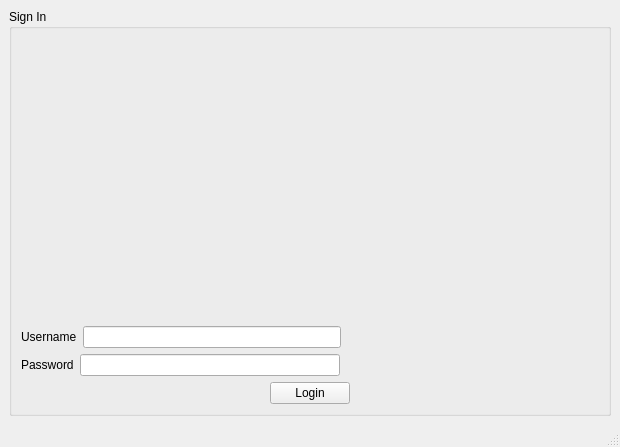
<?xml version="1.0" encoding="UTF-8"?>
<ui version="4.0">
 <class>Login</class>
 <widget class="QMainWindow" name="Login">
  <property name="geometry">
   <rect>
    <x>0</x>
    <y>0</y>
    <width>620</width>
    <height>390</height>
   </rect>
  </property>
  <property name="windowTitle">
   <string>Login</string>
  </property>
  <widget class="QWidget" name="centralwidget">
   <layout class="QHBoxLayout" name="horizontalLayout_4">
    <item>
     <widget class="QGroupBox" name="groupBox">
      <property name="enabled">
       <bool>true</bool>
      </property>
      <property name="title">
       <string>Sign In</string>
      </property>
      <layout class="QVBoxLayout" name="verticalLayout_2">
       <item>
        <widget class="QLabel" name="label_picture">
         <property name="minimumSize">
          <size>
           <width>402</width>
           <height>282</height>
          </size>
         </property>
         <property name="text">
          <string/>
         </property>
        </widget>
       </item>
       <item>
        <spacer name="verticalSpacer_2">
         <property name="orientation">
          <enum>Qt::Vertical</enum>
         </property>
         <property name="sizeHint" stdset="0">
          <size>
           <width>20</width>
           <height>40</height>
          </size>
         </property>
        </spacer>
       </item>
       <item>
        <layout class="QVBoxLayout" name="verticalLayout">
         <item>
          <layout class="QHBoxLayout" name="horizontalLayout">
           <item>
            <widget class="QLabel" name="label_username">
             <property name="text">
              <string>Username</string>
             </property>
            </widget>
           </item>
           <item>
            <widget class="QLineEdit" name="lineEdit_username"/>
           </item>
           <item>
            <spacer name="horizontalSpacer_2">
             <property name="orientation">
              <enum>Qt::Horizontal</enum>
             </property>
             <property name="sizeHint" stdset="0">
              <size>
               <width>40</width>
               <height>20</height>
              </size>
             </property>
            </spacer>
           </item>
          </layout>
         </item>
         <item>
          <layout class="QHBoxLayout" name="horizontalLayout_2">
           <item>
            <widget class="QLabel" name="label_password">
             <property name="text">
              <string>Password</string>
             </property>
            </widget>
           </item>
           <item>
            <widget class="QLineEdit" name="lineEdit_password">
             <property name="echoMode">
              <enum>QLineEdit::Password</enum>
             </property>
            </widget>
           </item>
           <item>
            <spacer name="horizontalSpacer_3">
             <property name="orientation">
              <enum>Qt::Horizontal</enum>
             </property>
             <property name="sizeHint" stdset="0">
              <size>
               <width>40</width>
               <height>20</height>
              </size>
             </property>
            </spacer>
           </item>
          </layout>
         </item>
        </layout>
       </item>
       <item>
        <layout class="QHBoxLayout" name="horizontalLayout_3">
         <item>
          <spacer name="horizontalSpacer_4">
           <property name="orientation">
            <enum>Qt::Horizontal</enum>
           </property>
           <property name="sizeHint" stdset="0">
            <size>
             <width>40</width>
             <height>20</height>
            </size>
           </property>
          </spacer>
         </item>
         <item>
          <widget class="QPushButton" name="pushButton_login">
           <property name="text">
            <string>Login</string>
           </property>
          </widget>
         </item>
         <item>
          <spacer name="horizontalSpacer">
           <property name="orientation">
            <enum>Qt::Horizontal</enum>
           </property>
           <property name="sizeHint" stdset="0">
            <size>
             <width>40</width>
             <height>20</height>
            </size>
           </property>
          </spacer>
         </item>
        </layout>
       </item>
      </layout>
     </widget>
    </item>
   </layout>
  </widget>
  <widget class="QMenuBar" name="menubar">
   <property name="geometry">
    <rect>
     <x>0</x>
     <y>0</y>
     <width>620</width>
     <height>22</height>
    </rect>
   </property>
  </widget>
  <widget class="QStatusBar" name="statusbar"/>
 </widget>
 <resources/>
 <connections/>
</ui>
